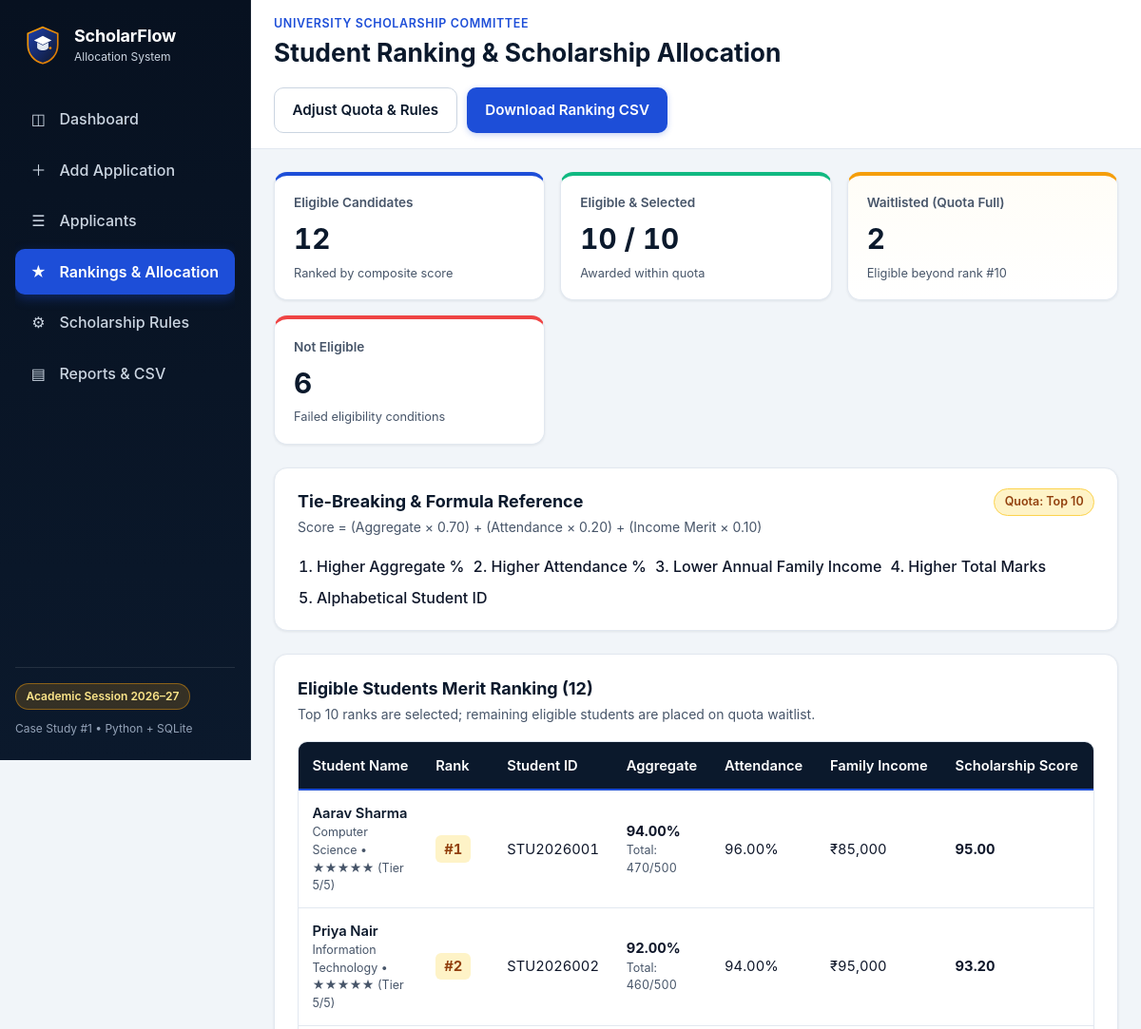
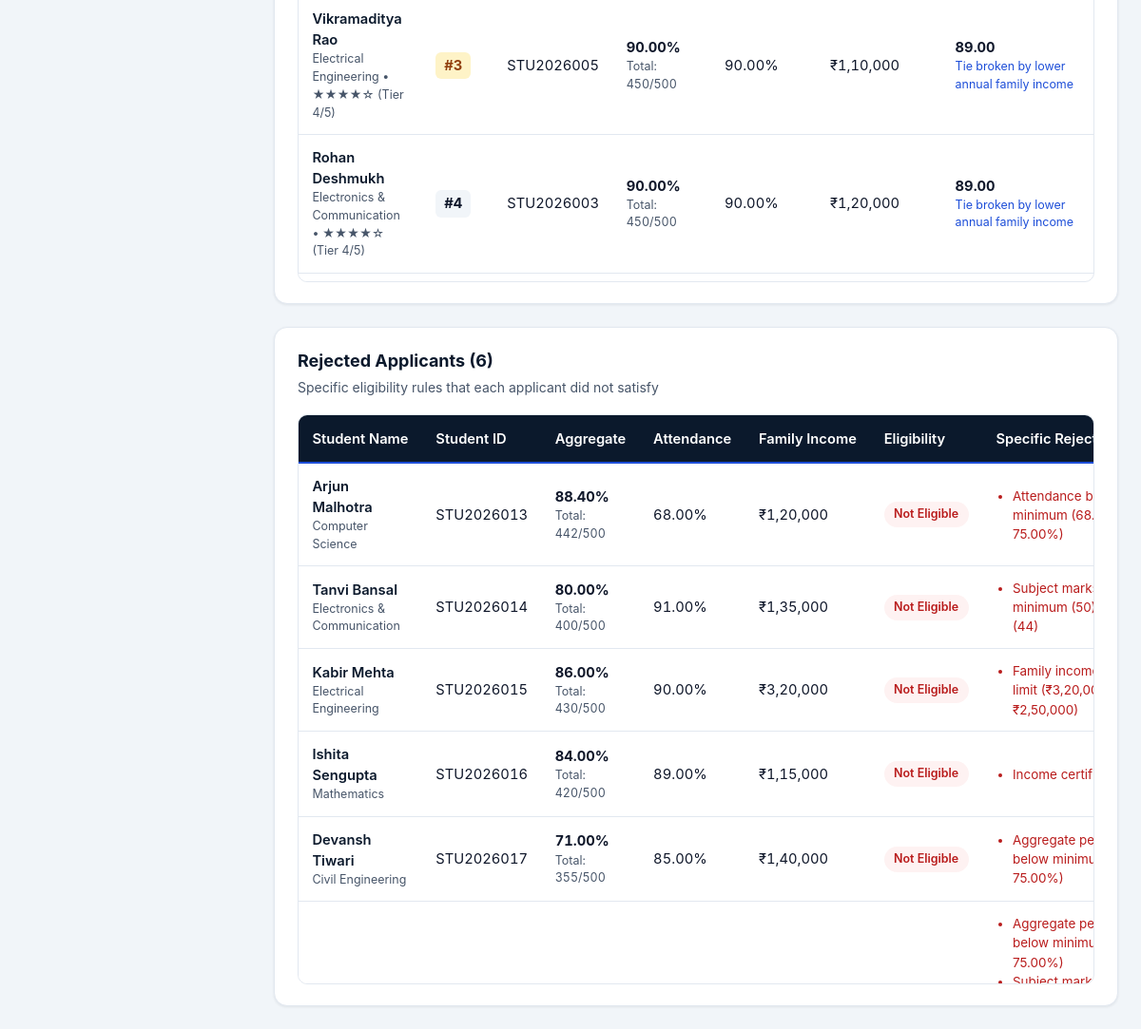
Screenshot of /rankings with the database file from the repository (2 pictures, top to bottom).
### tables this page shows
CREATE TABLE scholarship_rules (
                id INTEGER PRIMARY KEY CHECK (id = 1),
                min_aggregate REAL NOT NULL,
                min_subject_marks REAL NOT NULL,
                min_attendance REAL NOT NULL,
                max_family_income REAL NOT NULL,
                income_certificate_required INTEGER NOT NULL,
                scholarship_quota INTEGER NOT NULL,
                weight_aggregate REAL NOT NULL,
                weight_attendance REAL NOT NULL,
                weight_income REAL NOT NULL,
                slab1_limit REAL NOT NULL,
                slab1_points REAL NOT NULL,
                slab2_limit REAL NOT NULL,
                slab2_points REAL NOT NULL,
                slab3_limit REAL NOT NULL,
                slab3_points REAL NOT NULL,
                slab4_limit REAL NOT NULL,
                slab4_points REAL NOT NULL,
                slab_above_points REAL NOT NULL,
                updated_at TEXT DEFAULT CURRENT_TIMESTAMP
            );

CREATE TABLE students (
                id INTEGER PRIMARY KEY AUTOINCREMENT,
                student_id TEXT NOT NULL UNIQUE,
                full_name TEXT NOT NULL,
                age INTEGER NOT NULL,
                gender TEXT DEFAULT '',
                department TEXT NOT NULL,
                academic_year TEXT NOT NULL,
                phone TEXT DEFAULT '',
                email TEXT DEFAULT '',
                math_marks REAL NOT NULL,
                physics_marks REAL NOT NULL,
                chemistry_marks REAL NOT NULL,
                english_marks REAL NOT NULL,
                cs_marks REAL NOT NULL,
                total_marks REAL NOT NULL,
                aggregate_percentage REAL NOT NULL,
                attendance_percentage REAL NOT NULL,
                annual_income REAL NOT NULL,
                income_certificate_status TEXT NOT NULL,
                scholarship_category TEXT NOT NULL,
                application_date TEXT NOT NULL,
                created_at TEXT DEFAULT CURRENT_TIMESTAMP
            );

### app.py (the view)
    @app.route("/rankings")
    def rankings():
        rules, state = get_evaluated_state()
        return render_template(
            "rankings.html",
            active_page="rankings",
            rules=rules,
            summary=state["summary"],
            eligible_ranked=state["eligible_ranked"],
            selected_students=state["selected_students"],
            waitlisted_students=state["waitlisted_students"],
            rejected_students=state["rejected_students"],
        )

### database.py (called while the page is built)
def get_connection(db_path=DEFAULT_DB_PATH):
    db_dir = os.path.dirname(db_path)
    if db_dir:
        os.makedirs(db_dir, exist_ok=True)
    conn = sqlite3.connect(db_path)
    conn.row_factory = sqlite3.Row
    return conn

def get_rules(db_path=DEFAULT_DB_PATH):
    conn = get_connection(db_path)
    try:
        row = conn.execute("SELECT * FROM scholarship_rules WHERE id = 1").fetchone()
        return dict(row) if row else dict(DEFAULT_RULES)
    finally:
        conn.close()

def get_all_students(db_path=DEFAULT_DB_PATH):
    conn = get_connection(db_path)
    try:
        rows = conn.execute(
            "SELECT * FROM students ORDER BY application_date DESC, id DESC"
        ).fetchall()
        return [dict(r) for r in rows]
    finally:
        conn.close()

def count_missing_sample_students(db_path=DEFAULT_DB_PATH):
    existing_ids = {s["student_id"].upper() for s in get_all_students(db_path)}
    missing = 0
    for sample in SAMPLE_STUDENTS:
        if sample["student_id"].upper() not in existing_ids:
            missing += 1
    return missing

### scholarship_logic.py (called while the page is built)
def format_inr(amount):
    value = int(round(float(amount)))
    negative = value < 0
    digits = str(abs(value))
    if len(digits) <= 3:
        formatted = digits
    else:
        last_three = digits[-3:]
        remaining = digits[:-3]
        groups = []
        while len(remaining) > 2:
            groups.insert(0, remaining[-2:])
            remaining = remaining[:-2]
        if remaining:
            groups.insert(0, remaining)
        formatted = ",".join(groups) + "," + last_three
    if negative:
        return f"-₹{formatted}"
    return f"₹{formatted}"

def generate_merit_pattern(score, is_eligible):
    if not is_eligible:
        return "☆☆☆☆☆ (Not Eligible)"
    if score >= 90:
        filled_stars = 5
    elif score >= 80:
        filled_stars = 4
    elif score >= 70:
        filled_stars = 3
    elif score >= 60:
        filled_stars = 2
    else:
        filled_stars = 1
    pattern = ""
    index = 0
    while index < 5:
        if index < filled_stars:
            pattern = pattern + "★"
        else:
            pattern = pattern + "☆"
        index = index + 1
    return f"{pattern} (Tier {filled_stars}/5)"

def calculate_academic_totals(marks_list):
    total = 0.0
    for mark in marks_list:
        total = total + float(mark)
    subject_count = len(marks_list)
    aggregate = total / subject_count if subject_count > 0 else 0.0
    return round(total, 2), round(aggregate, 2)

### templates/rankings.html (shortened to what this page needs)
{% extends "base.html" %}
{% block page_title %}Student Ranking &amp; Scholarship Allocation{% endblock %}
{% block topbar_actions %}
  <a href="{{ url_for('rules_view') }}" class="btn btn-secondary">Adjust Quota &amp; Rules</a>
  <a href="{{ url_for('export_csv') }}" class="btn btn-primary">Download Ranking CSV</a>
{% endblock %}
{% block content %}
<section class="stats-grid stats-grid-4" aria-label="Ranking Summary">
  <article class="stat-card stat-primary">
    <p class="stat-label">Eligible Candidates</p>
    <p class="stat-value tabular">{{ summary.eligible_count }}</p>
    <p class="stat-note">Ranked by composite score</p>
  </article>
  <article class="stat-card stat-success">
    <p class="stat-label">Eligible &amp; Selected</p>
    <p class="stat-value tabular">{{ summary.scholarships_allocated }} / {{ summary.scholarships_available }}</p>
    <p class="stat-note">Awarded within quota</p>
  </article>
  <article class="stat-card stat-gold">
    <p class="stat-label">Waitlisted (Quota Full)</p>
    <p class="stat-value tabular">{{ summary.waitlisted_count }}</p>
    <p class="stat-note">Eligible beyond rank #{{ summary.scholarships_available }}</p>
  </article>
  <article class="stat-card stat-danger">
    <p class="stat-label">Not Eligible</p>
    <p class="stat-value tabular">{{ summary.rejected_count }}</p>
    <p class="stat-note">Failed eligibility conditions</p>
  </article>
</section>
<section class="panel tie-rules-panel" aria-labelledby="tie-rules-heading">
  <div class="panel-header">
    <div>
      <h2 id="tie-rules-heading" class="panel-title">Tie-Breaking &amp; Formula Reference</h2>
      <p class="panel-subtitle">
        Score = (Aggregate × {{ "%.2f"|format(rules.weight_aggregate) }}) + (Attendance × {{ "%.2f"|format(rules.weight_attendance) }}) + (Income Merit × {{ "%.2f"|format(rules.weight_income) }})
      </p>
    </div>
    <span class="badge badge-gold">Quota: Top {{ rules.scholarship_quota }}</span>
  </div>
  <ol class="tie-order-list">
    <li>Higher Aggregate %</li>
    <li>Higher Attendance %</li>
    <li>Lower Annual Family Income</li>
    <li>Higher Total Marks</li>
    <li>Alphabetical Student ID</li>
  </ol>
</section>
<section class="panel" aria-labelledby="ranked-table-caption">
  <div class="panel-header">
    <div>
      <h2 id="ranked-table-caption" class="panel-title">Eligible Students Merit Ranking ({{ eligible_ranked|length }})</h2>
      <p class="panel-subtitle">Top {{ rules.scholarship_quota }} ranks are selected; remaining eligible students are placed on quota waitlist.</p>
    </div>
  </div>
  {% if eligible_ranked %}
    <div tabindex="0" role="region" aria-labelledby="ranked-table-caption" class="table-wrapper">
      <table class="data-table" style="--label-2: 'Rank'; --label-3: 'Student ID'; --label-4: 'Aggregate'; --label-5: 'Attendance'; --label-6: 'Family Income'; --label-7: 'Score'; --label-8: 'Eligibility'; --label-9: 'Selection Status';">
        <thead>
          <tr>
            <th scope="col">Student Name</th>
            <th scope="col">Rank</th>
            <th scope="col">Student ID</th>
            <th scope="col">Aggregate</th>
            <th scope="col">Attendance</th>
            <th scope="col">Family Income</th>
            <th scope="col">Scholarship Score</th>
            <th scope="col">Eligibility</th>
          </tr>
        </thead>
        <tbody>
          {% for student in eligible_ranked %}
            <tr class="{% if student.selection_code == 'selected' %}row-selected{% else %}row-waitlisted{% endif %}">
              <th scope="row">
                <a href="{{ url_for('student_details', student_id=student.student_id) }}" class="student-link">{{ student.full_name }}</a>
                <span class="row-sub">{{ student.department }} • {{ student.merit_pattern }}</span>
              </th>
              <td class="tabular">
                <span class="rank-pill {% if student.rank <= 3 %}rank-top{% endif %}">#{{ student.rank }}</span>
              </td>
              <td class="tabular">{{ student.student_id }}</td>
              <td class="tabular">
                <strong>{{ "%.2f"|format(student.aggregate_percentage) }}%</strong>
                <span class="row-sub">Total: {{ "%.0f"|format(student.total_marks) }}/500</span>
              </td>
              <td class="tabular">{{ "%.2f"|format(student.attendance_percentage) }}%</td>
              <td class="tabular">{{ format_inr(student.annual_income) }}</td>
              <td class="tabular">
                <strong>{{ "%.2f"|format(student.scholarship_score) }}</strong>
                {% if student.tie_note %}
                  <span class="row-sub text-royal">{{ student.tie_note }}</span>
                {% endif %}
              </td>
              <td><span class="badge badge-success">Eligible</span></td>
            </tr>
          {% endfor %}
        </tbody>
      </table>
    </div>
  {% else %}
    <div class="empty-state">
      <p>No students currently meet all eligibility requirements.</p>
    </div>
  {% endif %}
</section>
<section class="panel" aria-labelledby="rejected-table-caption">
  <div class="panel-header">
    <div>
      <h2 id="rejected-table-caption" class="panel-title">Rejected Applicants ({{ rejected_students|length }})</h2>
      <p class="panel-subtitle">Specific eligibility rules that each applicant did not satisfy</p>
    </div>
  </div>
  {% if rejected_students %}
    <div tabindex="0" role="region" aria-labelledby="rejected-table-caption" class="table-wrapper">
      <table class="data-table" style="--label-2: 'Student ID'; --label-3: 'Aggregate'; --label-4: 'Attendance'; --label-5: 'Family Income'; --label-6: 'Eligibility'; --label-7: 'Rejection Reasons';">
        <thead>
          <tr>
            <th scope="col">Student Name</th>
            <th scope="col">Student ID</th>
            <th scope="col">Aggregate</th>
            <th scope="col">Attendance</th>
            <th scope="col">Family Income</th>
            <th scope="col">Eligibility</th>
            <th scope="col">Specific Rejection Reasons</th>
          </tr>
        </thead>
        <tbody>
          {% for student in rejected_students %}
            <tr>
              <th scope="row">
                <a href="{{ url_for('student_details', student_id=student.student_id) }}" class="student-link">{{ student.full_name }}</a>
                <span class="row-sub">{{ student.department }}</span>
              </th>
              <td class="tabular">{{ student.student_id }}</td>
              <td class="tabular">
                <strong>{{ "%.2f"|format(student.aggregate_percentage) }}%</strong>
                <span class="row-sub">Total: {{ "%.0f"|format(student.total_marks) }}/500</span>
              </td>
              <td class="tabular">{{ "%.2f"|format(student.attendance_percentage) }}%</td>
              <td class="tabular">{{ format_inr(student.annual_income) }}</td>
              <td><span class="badge badge-danger">Not Eligible</span></td>
              <td>
                <ul class="reason-list">
                  {% for reason in student.rejection_reasons %}
                    <li>{{ reason }}</li>
                  {% endfor %}
                </ul>
              </td>
            </tr>
          {% endfor %}
        </tbody>
      </table>
    </div>
  {% endif %}
</section>
{% endblock %}

### rows the page displays
scholarship_rules: weight_aggregate "0.70", weight_attendance "0.20", weight_income "0.10", scholarship_quota "10"
students: full_name "Aarav Sharma", department "Computer Science", student_id "STU2026001", attendance_percentage "96.00", annual_income "₹85,000"
students: full_name "Priya Nair", department "Information Technology", student_id "STU2026002", attendance_percentage "94.00", annual_income "₹95,000"
students: full_name "Vikramaditya Rao", department "Electrical Engineering", student_id "STU2026005", attendance_percentage "90.00", annual_income "₹1,10,000"
students: full_name "Rohan Deshmukh", department "Electronics & Communication", student_id "STU2026003", attendance_percentage "90.00", annual_income "₹1,20,000"
students: full_name "Arjun Malhotra", department "Computer Science", student_id "STU2026013", attendance_percentage "68.00", annual_income "₹1,20,000"
students: full_name "Tanvi Bansal", department "Electronics & Communication", student_id "STU2026014", attendance_percentage "91.00", annual_income "₹1,35,000"
students: full_name "Kabir Mehta", department "Electrical Engineering", student_id "STU2026015", attendance_percentage "90.00", annual_income "₹3,20,000"
students: full_name "Ishita Sengupta", department "Mathematics", student_id "STU2026016", attendance_percentage "89.00", annual_income "₹1,15,000"
students: full_name "Devansh Tiwari", department "Civil Engineering", student_id "STU2026017", attendance_percentage "85.00", annual_income "₹1,40,000"

### other values shown
{{ summary.eligible_count }} "12"
{{ summary.scholarships_allocated }} "10"
{{ summary.scholarships_available }} "10"
{{ summary.waitlisted_count }} "2"
{{ summary.rejected_count }} "6"
{{ eligible_ranked|length }} "12"
{{ student.merit_pattern }} "★★★★★ (Tier 5/5)" "★★★★★ (Tier 5/5)" "★★★★☆ (Tier 4/5)" "★★★★☆ (Tier 4/5)"
{{ student.rank }} "1" "2" "3" "4"
{{ "%.2f"|format(student.aggregate_percentage) }} "94.00" "92.00" "90.00" "90.00"
{{ "%.0f"|format(student.total_marks) }} "470" "460" "450" "450"
{{ "%.2f"|format(student.scholarship_score) }} "95.00" "93.20" "89.00" "89.00"
{{ student.tie_note }} "Tie broken by lower annual family income" "Tie broken by lower annual family income"
{{ rejected_students|length }} "6"
{{ "%.2f"|format(student.aggregate_percentage) }} "88.40" "80.00" "86.00" "84.00" "71.00"
{{ "%.0f"|format(student.total_marks) }} "442" "400" "430" "420" "355"
